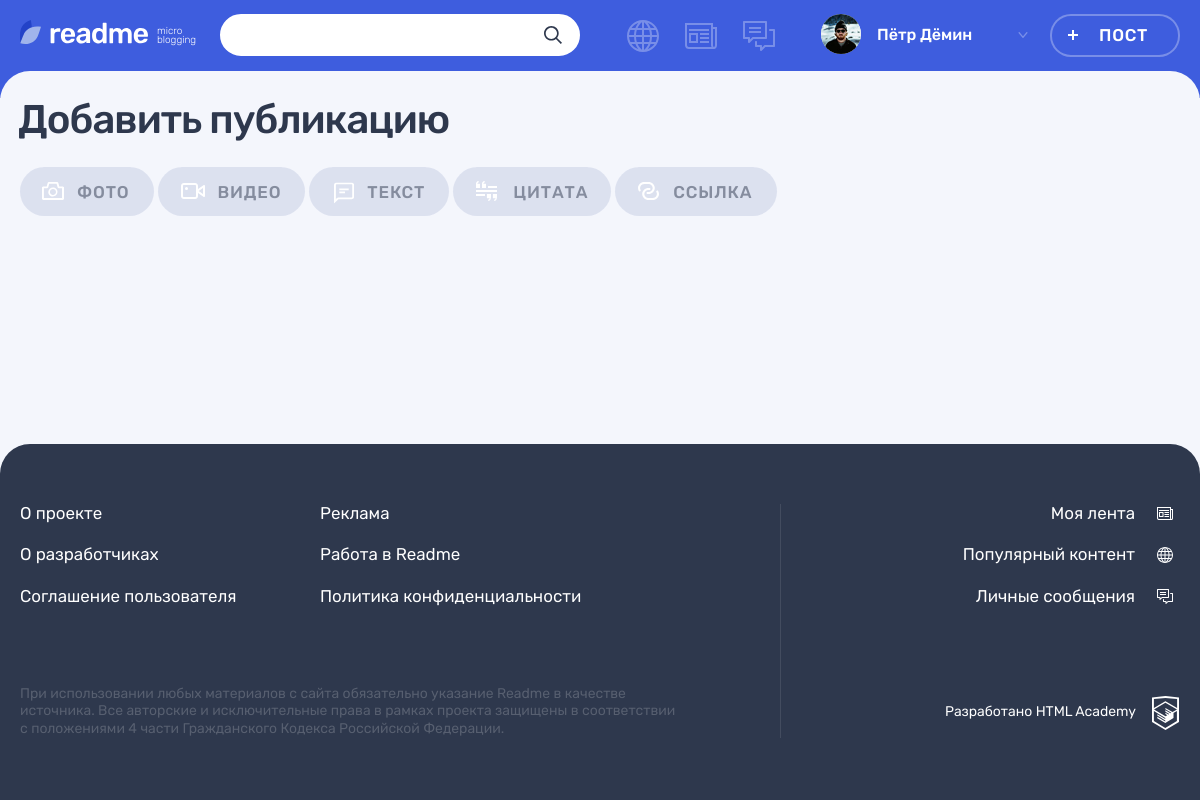
The page /add.php (signed in) on the database its author committed.
### tables this page shows
CREATE TABLE content_type (
	id INT UNSIGNED AUTO_INCREMENT PRIMARY KEY,
	type_name VARCHAR(128) NOT NULL,
	class_name VARCHAR(128) NOT NULL,
	icon_width INT UNSIGNED NOT NULL,
	icon_height INT UNSIGNED NOT NULL
);

### helpers.php (called while the page is built, shortened)
<?php
function include_template($name, array $data = [])
{
    $name = 'templates/' . $name;
    extract($data);
    require $name;
    $result = ob_get_clean();
    return $result;
}

### functions.php (called while the page is built, shortened)
<?php
function get_mysqli_result(mysqli $link, string $sql, string $result_type = 'all') {
    if (!$result = mysqli_query($link, $sql)) {
        update_errors_log($link, $sql, 'mysql_errors.txt');
        http_response_code(500);
        exit;
    } elseif ($result_type === 'all') {
        $result = mysqli_fetch_all($result, MYSQLI_ASSOC);
    } elseif ($result_type === 'assoc') {
        $result = mysqli_fetch_assoc($result);
    }
    return $result;
}
function esc(string $str) : string {
    $text = htmlspecialchars($str);
    return $text;
}

### templates/add.php (the view, shortened to what this page needs)
<div class="page__main-section">
    <div class="container">
        <h1 class="page__title page__title--adding-post">Добавить публикацию</h1>
    </div>
    <div class="adding-post container">
        <div class="adding-post__tabs-wrapper tabs">
            <div class="adding-post__tabs filters">
                <ul class="adding-post__tabs-list filters__list tabs__list">
                    <?php foreach ($content_types as $type): ?>
                    <li class="adding-post__tabs-item filters__item">
                        <?php $classname = isset($_GET['tab']) && $_GET['tab'] === $type['class_name'] ? 'filters__button--active tabs__item--active' : ''; ?>
                        <?php $url = '/add.php?tab=' . esc($type['class_name']); ?>
                        <a class="adding-post__tabs-link filters__button filters__button--<?= esc($type['class_name']) ?> tabs__item button <?= $classname ?>" href="<?= $url ?>">
                            <svg class="filters__icon" width="<?= esc($type['icon_width']) ?>" height="<?= esc($type['icon_height']) ?>">
                                <use xlink:href="#icon-filter-<?= esc($type['class_name']) ?>"></use>
                            </svg>
                            <span><?= esc($type['type_name']) ?></span>
                        </a>
                    </li>
                    <?php endforeach; ?>
                </ul>
            </div>
        </div>
    </div>
</div>

### css/main.css (style rules this page uses)
html { line-height:1.15;-webkit-text-size-adjust:100% }
body { margin:0 }
h1 { font-size:2em;margin:.67em 0 }
a { background-color:transparent }
body,html { width:100%;height:100%;min-width:1200px;margin:0;padding:0;font-family:rubik,arial,sans-serif;font-weight:400;font-style:normal;font-size:16px;line-height:1.15;color:#2e384d;-webkit-font-smoothing:antialiased;font-smoothing:antialiased;-webkit-box-sizing:border-box;box-sizing:border-box }
*,::after,::before { -webkit-box-sizing:inherit;box-sizing:inherit }
a { color:inherit;text-decoration:none;-webkit-transition:color .3s,opacity .3s;transition:color .3s,opacity .3s;cursor:pointer }
.container { width:1200px;margin-left:auto;margin-right:auto;padding-left:20px;padding-right:20px }
.button { padding:0;background:0 0;border:none;text-decoration:none;cursor:pointer;display:inline-block;font:inherit;text-align:center;word-break:break-word;word-wrap:wrap;overflow-wrap:break-word;-webkit-transition:color .3s,background-color .3s,border .3s,opacity .3s;transition:color .3s,background-color .3s,border .3s,opacity .3s;outline:0 }
.page { display:-webkit-box;display:-ms-flexbox;display:flex;-webkit-box-orient:vertical;-webkit-box-direction:normal;-ms-flex-direction:column;flex-direction:column;background-color:#3e5dde }
.page__main-section { background-color:#f4f6fc }
.page__title { margin-top:0;margin-left:-2px;font-size:40px;font-weight:500;letter-spacing:-1px }
.page__title--adding-post { margin-bottom:0 }
.filters { margin:0;padding:0;list-style:none }
.filters__list { margin:0;padding:0;list-style:none }
.filters__item { position:relative }
.filters__button { display:-webkit-box;display:-ms-flexbox;display:flex;-webkit-box-pack:center;-ms-flex-pack:center;justify-content:center;-webkit-box-align:center;-ms-flex-align:center;align-items:center;height:100%;font-size:17px;line-height:1;font-weight:500;text-transform:uppercase;color:rgba(46,56,77,.3);background-color:rgba(205,212,232,.6);border-radius:50% }
.filters__icon { fill:#2e384d;opacity:.2;-webkit-transition:fill .3s,opacity .3s;transition:fill .3s,opacity .3s }
.adding-post__tabs-link.filters__button .filters__icon,.search__tabs-link.filters__button .filters__icon { fill:#fff;opacity:1;top:50%;-webkit-transform:translateY(-50%);transform:translateY(-50%) }
.adding-post__tabs-link.filters__button--photo,.search__tabs-link.filters__button--photo { padding-right:24px;padding-left:57px }
.adding-post__tabs-link.filters__button--photo .filters__icon,.search__tabs-link.filters__button--photo .filters__icon { left:22px }
.adding-post__tabs-link.filters__button--video,.search__tabs-link.filters__button--video { padding-right:24px;padding-left:60px }
.adding-post__tabs-link.filters__button--video .filters__icon,.search__tabs-link.filters__button--video .filters__icon { left:23px }
.adding-post__tabs-link.filters__button--text,.search__tabs-link.filters__button--text { padding-right:24px;padding-left:58px }
.adding-post__tabs-link.filters__button--text .filters__icon,.search__tabs-link.filters__button--text .filters__icon { top:55%;left:25px }
.adding-post__tabs-link.filters__button--quote,.search__tabs-link.filters__button--quote { padding-right:23px;padding-left:60px }
.adding-post__tabs-link.filters__button--quote .filters__icon,.search__tabs-link.filters__button--quote .filters__icon { left:23px }
.adding-post__tabs-link.filters__button--link,.search__tabs-link.filters__button--link { padding-right:25px;padding-left:58px }
.adding-post__tabs-link.filters__button--link .filters__icon,.search__tabs-link.filters__button--link .filters__icon { left:23px }
.adding-post__tabs { display:-webkit-box;display:-ms-flexbox;display:flex;-webkit-box-align:center;-ms-flex-align:center;align-items:center;padding-top:23px;padding-bottom:17px }
.adding-post__tabs-list { margin:0;padding:0;list-style:none;display:-webkit-box;display:-ms-flexbox;display:flex;-webkit-box-align:start;-ms-flex-align:start;align-items:flex-start;-ms-flex-wrap:wrap;flex-wrap:wrap }
.adding-post__tabs-item { margin-right:4px;margin-bottom:15px }
.adding-post__tabs-link { padding-top:17px;padding-bottom:15px;letter-spacing:.85px;padding-right:36px;padding-left:60px;color:rgba(46,56,77,.5);border-radius:25px }
.adding-post__tabs-link .filters__icon { position:absolute }

### rows shown on the page
content_type: icon_width 22 (drawn), type_name "ФОТО"
content_type: icon_width 24 (drawn), type_name "ВИДЕО"
content_type: icon_width 20 (drawn), type_name "ТЕКСТ"
content_type: icon_width 21 (drawn), type_name "ЦИТАТА"
content_type: icon_width 21 (drawn), type_name "ССЫЛКА"

### other values the page prints
$_SESSION['user']['login'] "Пётр Дёмин"
